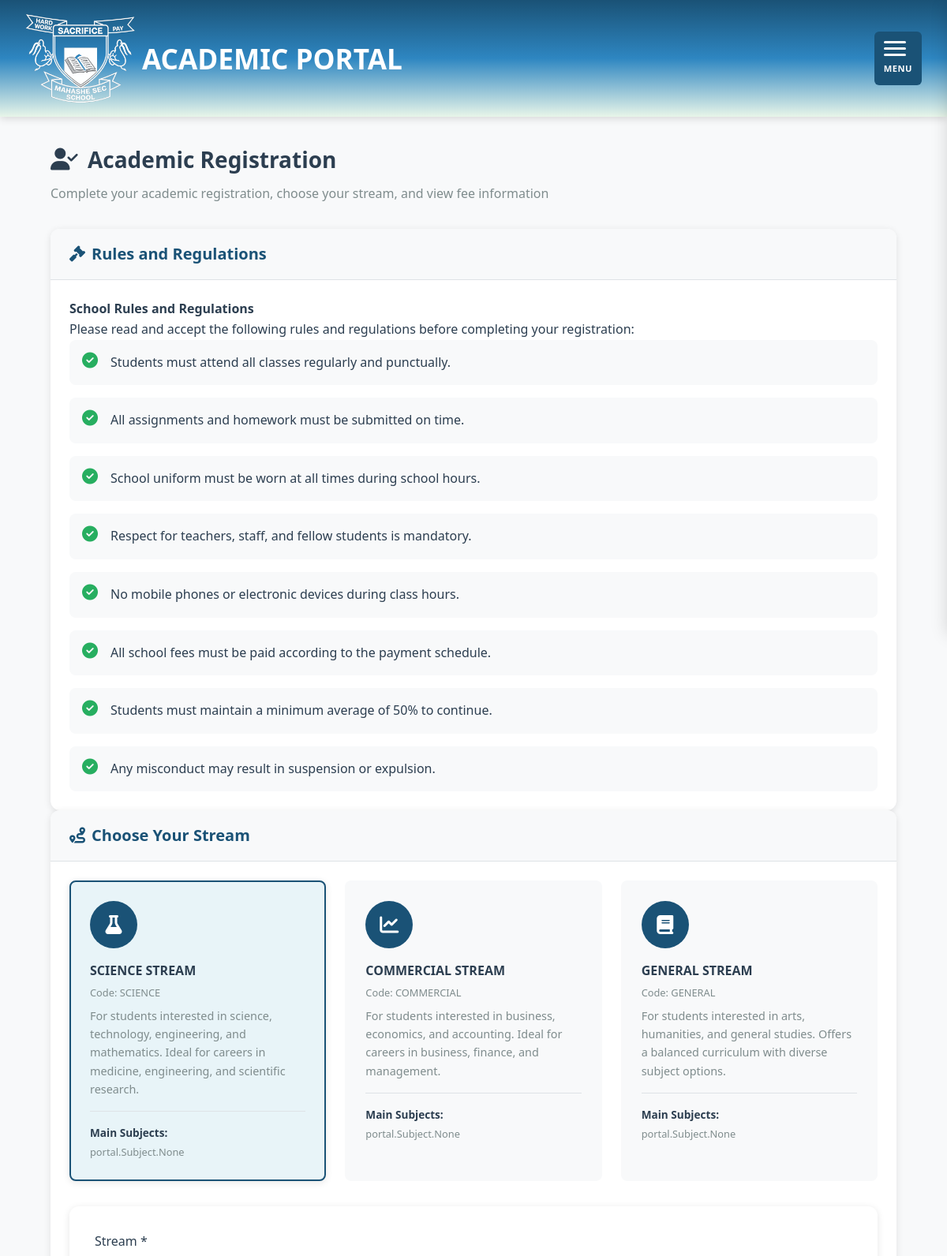
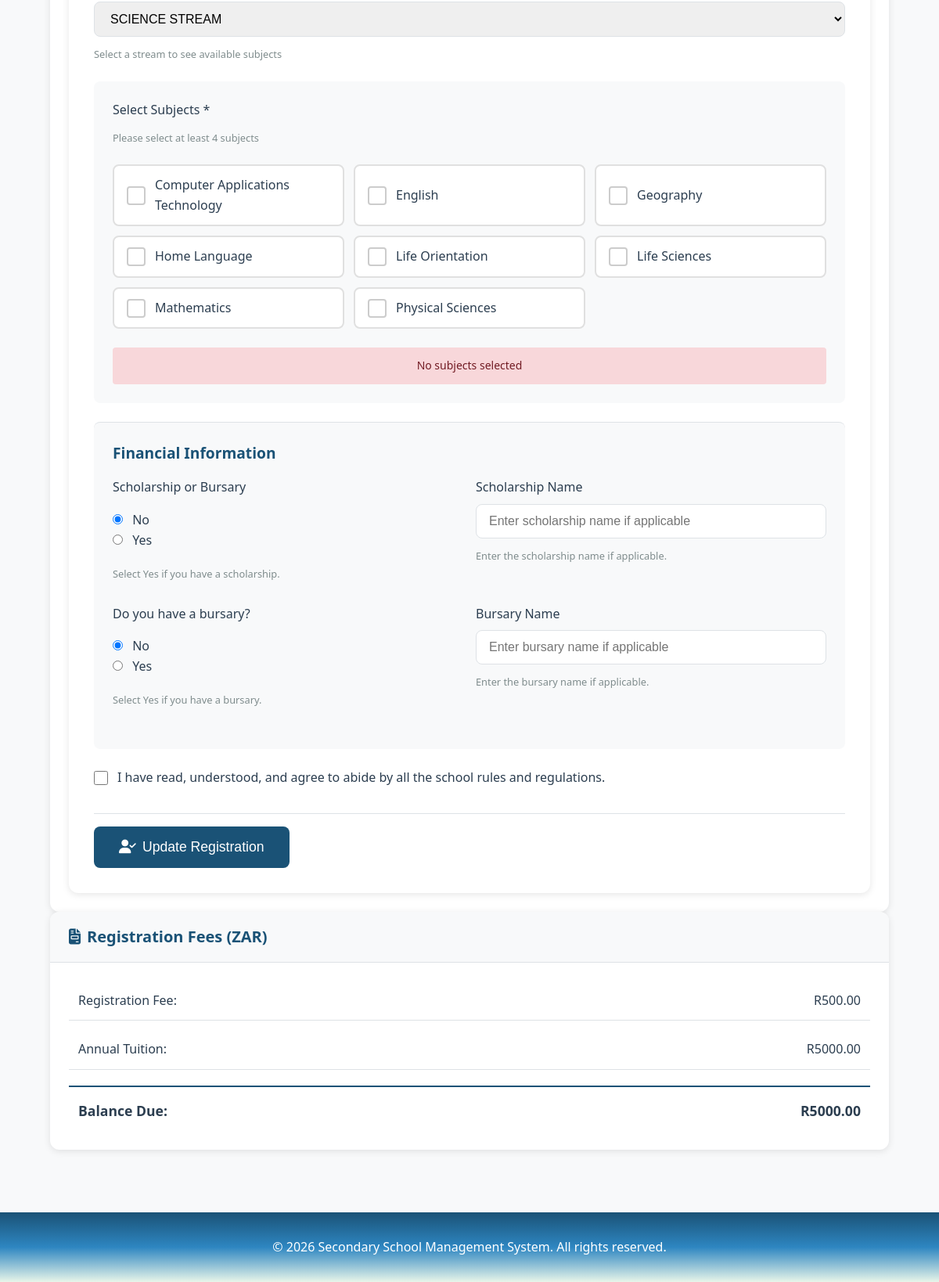
/academic-registration/ (signed in), run on the app's committed database (2 pictures, top to bottom).
### portal/models.py (models this page shows, shortened)
class Stream(models.Model):
    STREAM_CHOICES = [
        ('science', 'Science Stream'),
        ('commercial', 'Commercial Stream'),
        ('general', 'General Stream'),
    ]
    name = models.CharField(max_length=100)
    code = models.CharField(max_length=20, unique=True)
    description = models.TextField()
    subjects = models.ManyToManyField(Subject, related_name='streams', blank=True)
    subjects_text = models.TextField(help_text="Legacy: List of main subjects in this stream", blank=True)
    def __str__(self):
        return self.name
    def get_subject_list(self):
        if self.subjects.exists():
            return list(self.subjects.filter(is_active=True).values_list('name', flat=True))
        elif self.subjects_text:
            return [s.strip() for s in self.subjects_text.split(',') if s.strip()]
        return []

class Registration(models.Model):
    STATUS_CHOICES = [
        ('pending', 'Pending'),
        ('completed', 'Completed'),
        ('incomplete', 'Incomplete'),
    ]
    learner = models.ForeignKey(Learner, on_delete=models.CASCADE, related_name='registrations')
    academic_year = models.IntegerField()
    stream = models.ForeignKey(Stream, on_delete=models.CASCADE, related_name='registrations')
    subjects = models.TextField(help_text="Selected subjects")
    registration_date = models.DateTimeField(auto_now_add=True)
    status = models.CharField(max_length=20, choices=STATUS_CHOICES, default='pending')
    rules_accepted = models.BooleanField(default=False)
    rules_accepted_date = models.DateTimeField(null=True, blank=True)
    registration_fee = models.DecimalField(max_digits=10, decimal_places=2, default=0)
    fee_paid = models.BooleanField(default=False)
    payment_date = models.DateTimeField(null=True, blank=True)
    proof_of_registration = models.FileField(upload_to='registration_proofs/', null=True, blank=True)
    class Meta:
        unique_together = ['learner', 'academic_year']
        ordering = ['-academic_year']

class Learner(models.Model):
    ADMISSION_STATUS = [
        ('applied', 'Applied'),
        ('admitted', 'Admitted'),
        ('registered', 'Registered'),
        ('suspended', 'Suspended'),
        ('expelled', 'Expelled'),
        ('transferred', 'Transferred'),
        ('graduated', 'Graduated'),
    ]
    GENDER_CHOICES = [
        ('male', 'Male'),
        ('female', 'Female'),
        ('other', 'Other'),
    ]
    study_number = models.CharField(max_length=20, unique=True, default=generate_study_number, editable=False)
    pin = models.CharField(max_length=6, default=generate_pin, editable=False)
    first_name = models.CharField(max_length=100)
    last_name = models.CharField(max_length=100)
    date_of_birth = models.DateField()
    gender = models.CharField(max_length=10, choices=GENDER_CHOICES)
    email = models.EmailField(blank=True)
    phone = models.CharField(max_length=20, blank=True)
    address = models.TextField()
    grade = models.ForeignKey(Grade, on_delete=models.SET_NULL, null=True, related_name='learners')
    stream = models.ForeignKey(Stream, on_delete=models.SET_NULL, null=True, blank=True, related_name='learners')
    admission_status = models.CharField(max_length=20, choices=ADMISSION_STATUS, default='applied')
    date_joined = models.DateField(auto_now_add=True)
    parent_name = models.CharField(max_length=200)
    parent_email = models.EmailField()
    parent_phone = models.CharField(max_length=20)
    application = models.OneToOneField(Application, on_delete=models.SET_NULL, null=True, blank=True, related_name='learner_profile')
    class Meta:
        ordering = ['last_name', 'first_name']
    def full_name(self):
        return f"{self.first_name} {self.last_name}"

class FinancialInfo(models.Model):
    SCHOLARSHIP_STATUS = [
        ('none', 'No Scholarship'),
        ('partial', 'Partial Scholarship'),
        ('full', 'Full Scholarship'),
    ]
    BURSARY_STATUS = [
        ('none', 'No Bursary'),
        ('pending', 'Pending Approval'),
        ('approved', 'Approved'),
        ('rejected', 'Rejected'),
    ]
    PAYMENT_STATUS = [
        ('paid', 'Fully Paid'),
        ('partial', 'Partially Paid'),
        ('unpaid', 'Unpaid'),
        ('overdue', 'Overdue'),
    ]
    learner = models.OneToOneField(Learner, on_delete=models.CASCADE, related_name='financial_info')
    tuition_fees = models.DecimalField(max_digits=10, decimal_places=2, default=0)
    scholarship_status = models.CharField(max_length=20, choices=SCHOLARSHIP_STATUS, default='none')
    scholarship_amount = models.DecimalField(max_digits=10, decimal_places=2, default=0)
    scholarship_details = models.TextField(blank=True)
    bursary_status = models.CharField(max_length=20, choices=BURSARY_STATUS, default='none')
    bursary_amount = models.DecimalField(max_digits=10, decimal_places=2, default=0)
    bursary_details = models.TextField(blank=True)
    total_paid = models.DecimalField(max_digits=10, decimal_places=2, default=0)
    balance_due = models.DecimalField(max_digits=10, decimal_places=2, default=0)
    payment_status = models.CharField(max_length=20, choices=PAYMENT_STATUS, default='unpaid')
    last_payment_date = models.DateField(null=True, blank=True)
    class Meta:
        verbose_name = 'Financial Information'
        verbose_name_plural = 'Financial Information'

### portal/views.py (the view)
    def wrapper(request, *args, **kwargs):
        if not request.session.get('is_learner') or not request.session.get('learner_id'):
            messages.error(request, 'Please login to access this page.')
            return redirect('learner_login')
        return view_func(request, *args, **kwargs)

### portal/views.py (called while the page is built)
def learner_required(view_func):
    def wrapper(request, *args, **kwargs):
        if not request.session.get('is_learner') or not request.session.get('learner_id'):
            messages.error(request, 'Please login to access this page.')
            return redirect('learner_login')
        return view_func(request, *args, **kwargs)
    return wrapper
    """Decorator to check if learner is logged in."""
    def wrapper(request, *args, **kwargs):
        if not request.session.get('is_learner') or not request.session.get('learner_id'):
            messages.error(request, 'Please login to access this page.')
            return redirect('learner_login')
        return view_func(request, *args, **kwargs)
    return wrapper

### templates/portal/academic_registration.html (shortened to what this page needs)
{% extends 'base.html' %}
{% block content %}
<div class="ienabler-toggle" id="ienablerToggle">
    <span></span>
</div>
<section class="dashboard-section">
    <div class="container">
        <div class="page-header">
            <h1><i class="fas fa-user-check"></i> Academic Registration</h1>
            <p>Complete your academic registration, choose your stream, and view fee information</p>
        </div>
        <div class="dashboard-card">
            <div class="card-header">
                <h2><i class="fas fa-gavel"></i> Rules and Regulations</h2>
            </div>
            <div class="card-body">
                <div class="rules-content">
                    <h4>School Rules and Regulations</h4>
                    <p>Please read and accept the following rules and regulations before completing your registration:</p>
                    <div class="rules-list">
                        <div class="rule-item">
                            <i class="fas fa-check-circle"></i>
                            <p>Students must attend all classes regularly and punctually.</p>
                        </div>
                        <div class="rule-item">
                            <i class="fas fa-check-circle"></i>
                            <p>All assignments and homework must be submitted on time.</p>
                        </div>
                        <div class="rule-item">
                            <i class="fas fa-check-circle"></i>
                            <p>School uniform must be worn at all times during school hours.</p>
                        </div>
                        <div class="rule-item">
                            <i class="fas fa-check-circle"></i>
                            <p>Respect for teachers, staff, and fellow students is mandatory.</p>
                        </div>
                        <div class="rule-item">
                            <i class="fas fa-check-circle"></i>
                            <p>No mobile phones or electronic devices during class hours.</p>
                        </div>
                        <div class="rule-item">
                            <i class="fas fa-check-circle"></i>
                            <p>All school fees must be paid according to the payment schedule.</p>
                        </div>
                        <div class="rule-item">
                            <i class="fas fa-check-circle"></i>
                            <p>Students must maintain a minimum average of 50% to continue.</p>
                        </div>
                        <div class="rule-item">
                            <i class="fas fa-check-circle"></i>
                            <p>Any misconduct may result in suspension or expulsion.</p>
                        </div>
                    </div>
                </div>
            </div>
        </div>
        {% if can_register %}
        <div class="dashboard-card">
            <div class="card-header">
                <h2><i class="fas fa-route"></i> Choose Your Stream</h2>
            </div>
            <div class="card-body">
                <div class="streams-grid">
                    {% for stream in streams %}
                    <div class="stream-card {% if registration.stream.id == stream.id %}selected{% endif %}">
                        <div class="stream-icon">
                            {% if stream.code == 'science' %}
                                <i class="fas fa-flask"></i>
                            {% elif stream.code == 'commercial' %}
                                <i class="fas fa-chart-line"></i>
                            {% else %}
                                <i class="fas fa-book"></i>
                            {% endif %}
                        </div>
                        <h4>{{ stream.name }}</h4>
                        <p class="stream-code">Code: {{ stream.code|upper }}</p>
                        <p class="stream-description">{{ stream.description }}</p>
                        <div class="stream-subjects">
                            <h5>Main Subjects:</h5>
                            <p>{{ stream.subjects }}</p>
                        </div>
                    </div>
                    {% endfor %}
                </div>
                <form method="post" class="registration-form" id="registrationForm">
                    <div class="form-group">
                        <label for="{{ form.stream.id_for_label }}">{{ form.stream.label }} *</label>
                        {{ form.stream }}
                        <small class="help-text">Select a stream to see available subjects</small>
                    </div>
                    <div class="form-group subjects-section" id="subjectsSection">
                        <label>{{ form.selected_subjects.label }} *</label>
                        <small class="help-text">{{ form.selected_subjects.help_text }}</small>
                        <div class="subjects-grid" id="subjectsContainer">
                        </div>
                        <div class="subject-count" id="subjectCount"></div>
                    </div>
                    <div class="financial-section">
                        <h3>Financial Information</h3>
                        <div class="financial-grid">
                            <div class="form-group">
                                <label>{{ form.scholarship_choice.label }}</label>
                                <div class="radio-group">
                                    {{ form.scholarship_choice }}
                                </div>
                                <small class="help-text">{{ form.scholarship_choice.help_text }}</small>
                            </div>
                            <div class="form-group">
                                <label for="{{ form.scholarship_name.id_for_label }}">{{ form.scholarship_name.label }}</label>
                                {{ form.scholarship_name }}
                                <small class="help-text">Enter the scholarship name if applicable.</small>
                            </div>
                        </div>
                        <div class="financial-grid">
                            <div class="form-group">
                                <label>{{ form.bursary_choice.label }}</label>
                                <div class="radio-group">
                                    {{ form.bursary_choice }}
                                </div>
                                <small class="help-text">{{ form.bursary_choice.help_text }}</small>
                            </div>
                            <div class="form-group">
                                <label for="{{ form.bursary_name.id_for_label }}">{{ form.bursary_name.label }}</label>
                                {{ form.bursary_name }}
                                <small class="help-text">Enter the bursary name if applicable.</small>
                            </div>
                        </div>
                    </div>
                    <div class="form-group checkbox-group">
                        {{ form.accept_rules }}
                        <label for="{{ form.accept_rules.id_for_label }}">
                            I have read, understood, and agree to abide by all the school rules and regulations.
                        </label>
                    </div>
                    <div class="form-actions">
                        <button type="submit" class="btn btn-primary btn-large" id="submitBtn">
                            <i class="fas fa-user-check"></i>
                            {% if registration %}Update Registration{% else %}Complete Registration{% endif %}
                        </button>
                    </div>
                </form>
            </div>
        </div>
        <div class="dashboard-card">
            <div class="card-header">
                <h2><i class="fas fa-file-invoice"></i> Registration Fees (ZAR)</h2>
            </div>
            <div class="card-body">
                <div class="fee-breakdown">
                    <div class="fee-item">
                        <span class="fee-label">Registration Fee:</span>
                        <span class="fee-value">R{{ registration.registration_fee|default:"500.00" }}</span>
                    </div>
                    <div class="fee-item">
                        <span class="fee-label">Annual Tuition:</span>
                        <span class="fee-value">R{{ learner.financial_info.tuition_fees|default:"5000.00" }}</span>
                    </div>
                    <div class="fee-item total">
                        <span class="fee-label">Balance Due:</span>
                        <span class="fee-value">R{{ learner.financial_info.balance_due|default:"5000.00" }}</span>
                    </div>
                </div>
            </div>
        </div>
        {% endif %}
    </div>
</section>
{% endblock %}

### templates/portal/academic_registration.html (style rules this page uses)
.subjects-section { background: #f8f9fa; padding: 1.5rem; border-radius: 8px; margin: 1.5rem 0; }
.subjects-grid { display: grid; grid-template-columns: repeat(auto-fill, minmax(280px, 1fr)); gap: 0.75rem; margin-top: 1rem; }
.subject-count { margin-top: 1rem; padding: 0.75rem; border-radius: 4px; font-weight: 500; text-align: center; }
.subject-count.error { background: #f8d7da; color: #721c24; }
.financial-section { background: #f8f9fa; padding: 1.5rem; border-radius: 8px; margin: 1.5rem 0; }
.financial-section h3 { margin-bottom: 1rem; font-size: 1.2rem; color: #1a5276; }
.financial-grid { display: grid; grid-template-columns: repeat(2, minmax(0, 1fr)); gap: 1rem; margin-bottom: 1rem; }
.financial-section .form-group { margin-bottom: 0.75rem; }
.radio-group { display: flex; align-items: center; gap: 1.25rem; flex-wrap: wrap; margin: 0.5rem 0; }
.radio-group .form-check-input { margin-right: 0.5rem; }
.help-text { display: block; color: #6c757d; font-size: 0.875rem; margin-top: 0.25rem; }

### data on the page
Stream: name "SCIENCE STREAM", code "SCIENCE", description "For students interested in science, technology, engineering, and mathematics. Ideal for careers in medicine, engineering, and scientific research.", subjects "portal.Subject.None"
Stream: name "COMMERCIAL STREAM", code "COMMERCIAL", description "For students interested in business, economics, and accounting. Ideal for careers in business, finance, and management.", subjects "portal.Subject.None"
Stream: name "GENERAL STREAM", code "GENERAL", description "For students interested in arts, humanities, and general studies. Offers a balanced curriculum with diverse subject options.", subjects "portal.Subject.None"
Registration: stream "SCIENCE STREAM", registration_fee "500.00"
Learner: financial_info.tuition_fees "5000.00", financial_info.balance_due "5000.00"
